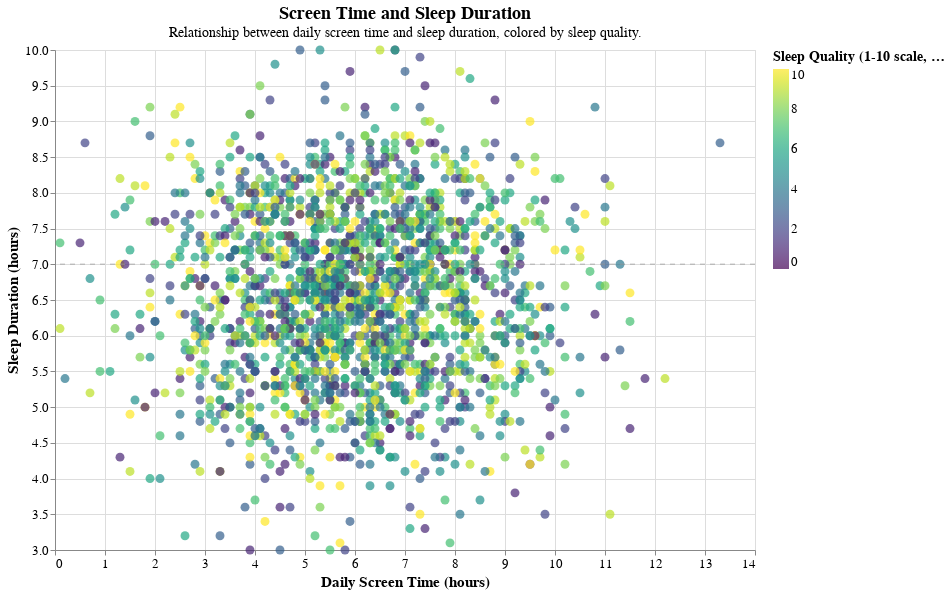

Write notebook code for a chart like this one.
### Code cell
scatterplot_chart

### Figure 1 — Vega-Lite specification as saved in the notebook (floating-point values rounded to 4 significant figures; data arrays with more than 128 entries replaced by an {"elided": "..."} marker saying what was removed)
{"config": {"view": {"continuousWidth": 300, "continuousHeight": 300}, "axis": {"labelFontSize": 13, "titleFontSize": 15}, "legend": {"labelFontSize": 13, "titleFontSize": 14}}, "layer": [{"data": {"name": "data-c9d3263808686cc245e8c25ed5e739af"}, "mark": {"type": "circle", "opacity": 0.7, "size": 80}, "encoding": {"color": {"field": "Sleep Quality", "legend": {"labelFontSize": 13, "title": "Sleep Quality (1-10 scale, higher is better)", "titleFontSize": 14, "titleFontWeight": "bold"}, "scale": {"domain": [0, 10], "scheme": "viridis"}, "type": "quantitative"}, "x": {"axis": {"labelFontSize": 13, "titleFontSize": 15, "titleFontWeight": "bold"}, "field": "Screen Time", "scale": {"zero": false}, "title": "Daily Screen Time (hours)", "type": "quantitative"}, "y": {"axis": {"labelFontSize": 13, "titleFontSize": 15, "titleFontWeight": "bold"}, "field": "Sleep Duration", "scale": {"zero": false}, "title": "Sleep Duration (hours)", "type": "quantitative"}}}, {"data": {"name": "data-24ebdbf7b7b274958cd9b089b823ed11"}, "mark": {"type": "rule", "opacity": 0.5, "stroke": "#999", "strokeDash": [5, 5], "strokeWidth": 1.5}, "encoding": {"y": {"field": "y", "type": "quantitative"}}}], "height": 500, "title": {"text": "Screen Time and Sleep Duration", "fontSize": 18, "fontWeight": "bold", "subtitle": "Relationship between daily screen time and sleep duration, colored by sleep quality.", "subtitleFontSize": 14}, "width": 700, "$schema": "https://vega.github.io/schema/vega-lite/v5.20.1.json", "datasets": {"data-c9d3263808686cc245e8c25ed5e739af": {"elided": "1998 records"}, "data-24ebdbf7b7b274958cd9b089b823ed11": [{"y": 7}]}}
